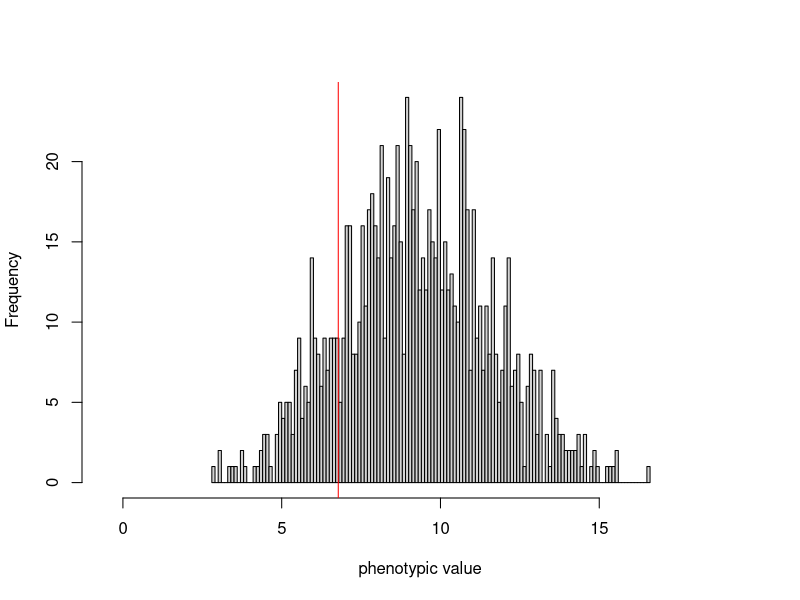
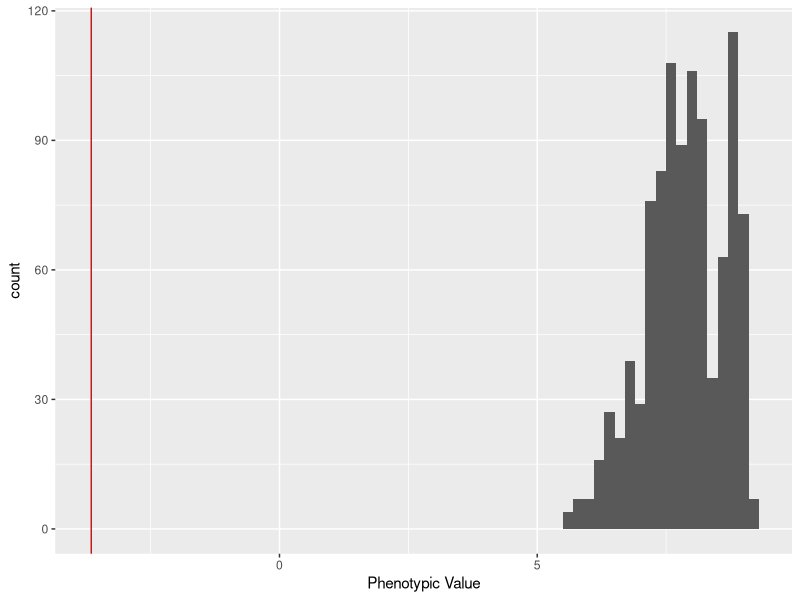
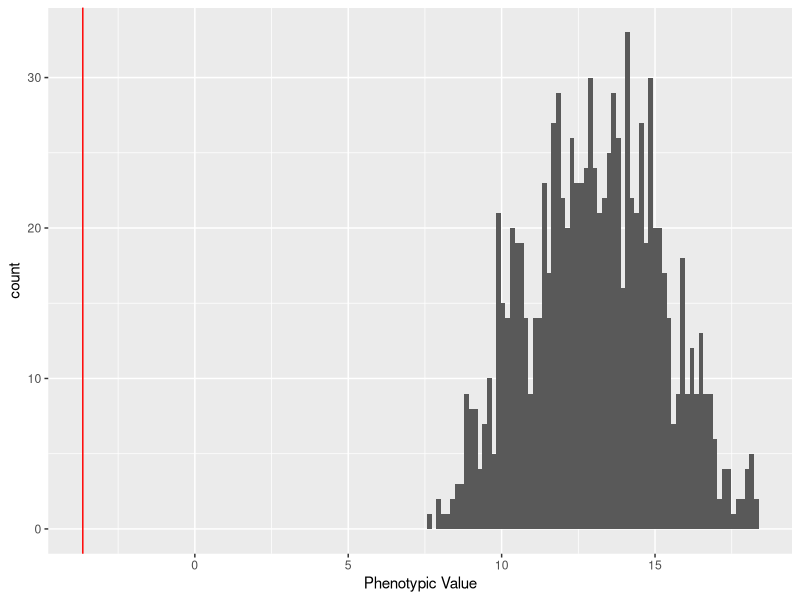
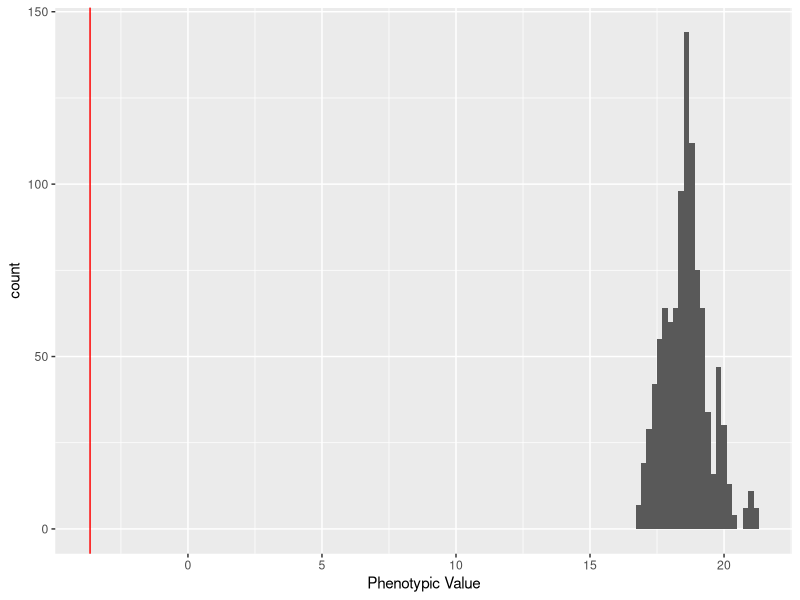
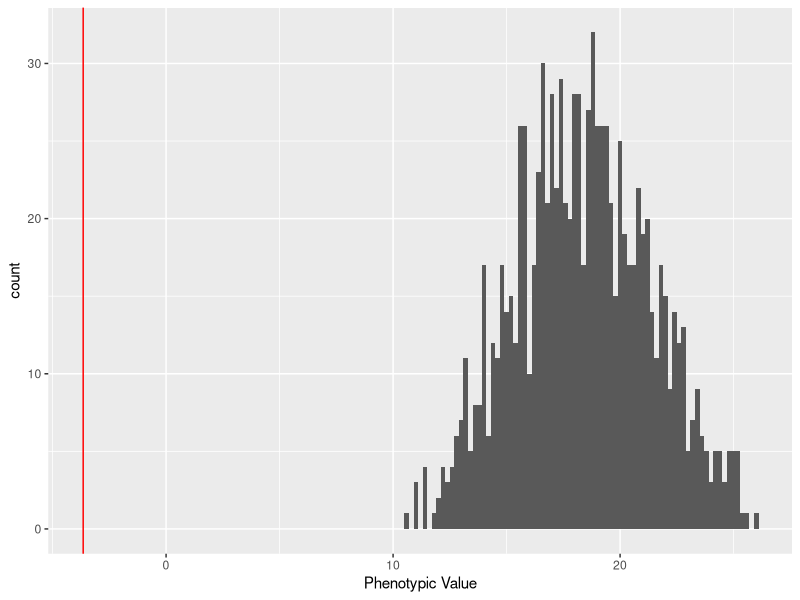
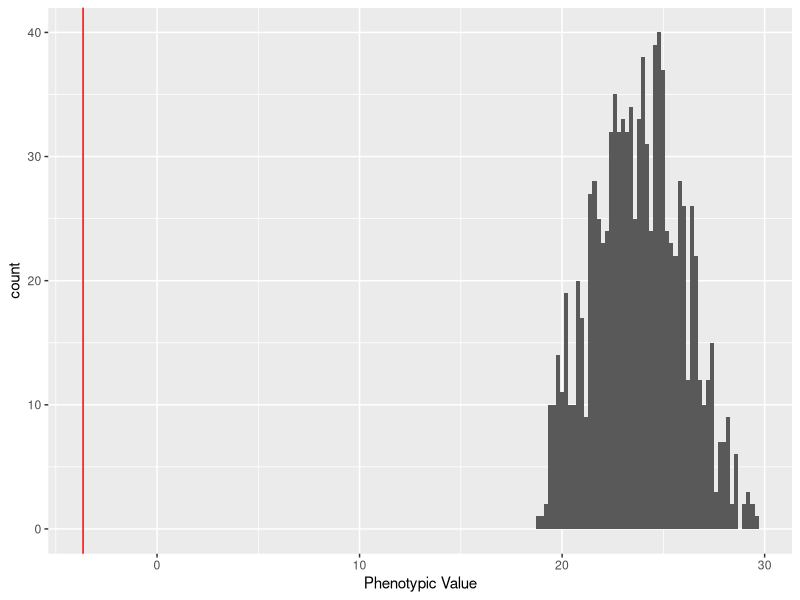
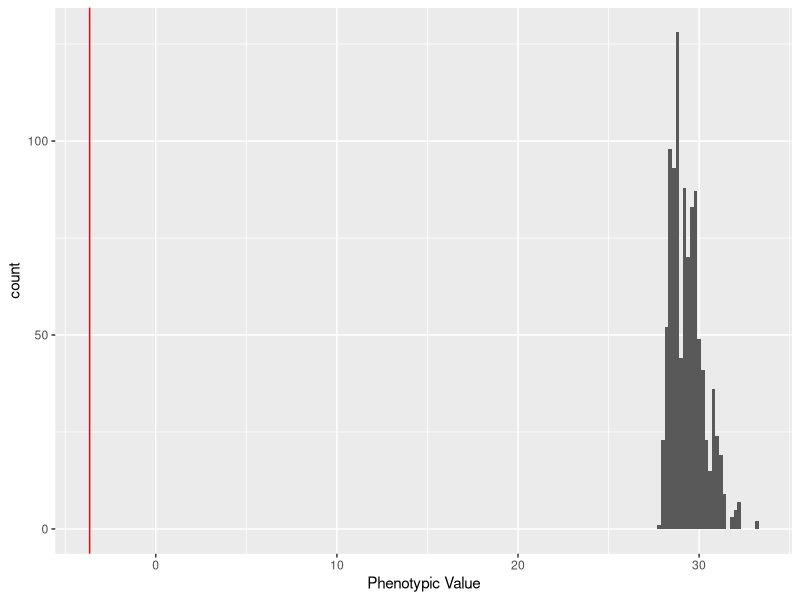

Recreate these plots in R, in order.
## ---- chunk 1
set.seed(83942)
library(ggplot2)
library(dplyr)
library(stringr)
## ---- chunk 2
numloci<-10 #number of loci, feeblemindedness is a complex trait
eff<-rnorm(numloci,0,1) #effect size
numind<-1000 #number of individuals to sample
high<-2*sum(replace(eff,eff<0,0))
low<-2*sum(replace(eff,eff>0,0))
genomat <- matrix(NA, nrow = numind, ncol = numloci + 1)
pheno_df <- data.frame(phenos = rep(NA, numind))
for(i in 1:numind){
   geno<-replicate(numloci,sum(sample(c(0,1),2,replace=T)))
   genomat[i, 1:10]<-geno
   genomat[i,11] <- geno %*% eff
   pheno_df$phenos[i] <- geno %*% eff
}
#parent distribution
hist(pheno_df$phenos,breaks = 100, main = '',xlab='phenotypic value',xlim=c(low-0.5,high+0.5))
abline(v=(-3.651707), col='red')
abline(v=(6.781549), col='red')
 
sd <- sd(pheno_df$phenos)
sd
 
mean <- mean(pheno_df$phenos)
mean
## ---- chunk 3
genomat2 <- as.data.frame(genomat)
 
feeble <- genomat2 %>% #gives number of feeble minded individuals and phenotype
  filter(genomat2[,11] < (mean - 2*sd))

high_function <- genomat2 %>% #gives number of high functioning individuals and phenotype
  filter(genomat2[,11] > (mean + 2*sd))

normal <- genomat2 %>% #gives number of normal individuals and phenotype
  filter(genomat2[,11] < (mean + 2*sd), genomat2[,11] > (mean - 2*sd))
## ---- chunk 4
outcomes = c(0,1)
geno1 <- feeble[sample(nrow(feeble), numind,replace = TRUE),]
geno1<- as.data.frame(geno1)
geno1[geno1 == 0] <- 0
geno1[geno1 == 2] <- 2
geno1[geno1 == 1] <- sample(c(0,2), 1, prob = c(.5,.5), replace = TRUE)

geno2 <- feeble[sample(nrow(feeble), numind,replace = TRUE), ]
geno2 <- as.data.frame(geno2)
geno2[geno2 == 0] <- 0
geno2[geno2 == 2] <- 2
geno2[geno2 == 1] <- sample(c(0,2), 1, prob = c(.5,.5), replace = TRUE)

geno3 <- normal[sample(nrow(normal), numind,replace = TRUE),]
geno3 <- as.data.frame(geno3)
geno3[geno3 == 0] <- 0
geno3[geno3 == 2] <- 2
geno3[geno3 == 1] <- sample(c(0,2), 1, prob = c(.5,.5), replace = TRUE)


geno4 <- normal[sample(nrow(normal), numind,replace = TRUE), ]
geno4 <- as.data.frame(geno4)
geno4[geno4 == 0] <- 0
geno4[geno4 == 2] <- 2
geno4[geno4 == 1] <- sample(c(0,2), 1, prob = c(.5,.5), replace = TRUE)


geno5 <- high_function[sample(nrow(high_function), numind,replace = TRUE),]
geno5 <- as.data.frame(geno5)
geno5[geno5 == 0] <- 0
geno5[geno5 == 2] <- 2
geno5[geno5 == 1] <- sample(c(0,2), 1, prob = c(.5,.5), replace = TRUE)

geno6 <- high_function[sample(nrow(high_function), numind,replace = TRUE), ]
geno6 <- as.data.frame(geno6)
geno6[geno6 == 0] <- 0
geno6[geno6 == 2] <- 2
geno6[geno6 == 1] <- sample(c(0,2), 1, prob = c(.5,.5), replace = TRUE)
## ---- chunk 5
pheno_feeble_feeble <- data.frame(phenos = rep(NA, numind))
pheno_feeble_normal <- data.frame(phenos = rep(NA, numind))
pheno_feeble_high <- data.frame(phenos = rep(NA, numind))
pheno_normal_normal <- data.frame(phenos = rep(NA, numind))
pheno_normal_high <- data.frame(phenos = rep(NA, numind))
pheno_high_high <- data.frame(phenos = rep(NA, numind))
## ---- chunk 6
genokid_feeble_feeble <- matrix(rep(NA, numind*11), nrow = numind, ncol = numind + 1)
genokid_feeble_normal <- matrix(rep(NA, numind*11), nrow = numind, ncol = numind + 1)
genokid_feeble_high <- matrix(rep(NA, numind*11), nrow = numind, ncol = numind + 1)
genokid_normal_normal <- matrix(rep(NA, numind*11), nrow = numind, ncol = numind + 1)
genokid_normal_high <- matrix(rep(NA, numind*11), nrow = numind, ncol =  numind + 1)
genokid_high_high <- matrix(rep(NA, numind*11), nrow = numind, ncol = numind + 1)
## ---- chunk 7
genokid_feeble_feeble <- geno1 + geno2
pheno_feeble_feeble$phenos <- genokid_feeble_feeble[,11]
#pheno_feeble_feeble
genokid_feeble_feeble[genokid_feeble_feeble == 0] <- 0
genokid_feeble_feeble[genokid_feeble_feeble == 2] <- 1
genokid_feeble_feeble[genokid_feeble_feeble == 4] <- 2
genokid_feeble_feeble

genokid_feeble_normal <- geno1 + geno3
pheno_feeble_normal$phenos <- genokid_feeble_normal[,11]
#pheno_feeble_normal

genokid_feeble_high <- geno1 + geno5
pheno_feeble_high$phenos <- genokid_feeble_high[,11]
#pheno_feeble_high

genokid_normal_normal <- geno3 + geno4
pheno_normal_normal$phenos <- genokid_normal_normal[,11]
#pheno_normal_normal 

genokid_normal_high <- geno3 + geno5
pheno_normal_high$phenos <- genokid_normal_high[,11]
#pheno_normal_high 

genokid_high_high <- geno5 + geno6
pheno_high_high$phenos <- genokid_high_high[,11]
#pheno_high_high
## ---- chunk 8
ggplot(data = pheno_feeble_feeble, aes(x = pheno_feeble_feeble$phenos)) +
  geom_histogram(binwidth =.2) +
  geom_vline(xintercept = -3.651707, color = "red") +
  xlab("Phenotypic Value")

below_sd_ff <- c()
for (i in pheno_feeble_feeble$phenos){
  if (i <= (mean-2*sd))
    below_sd_ff <- c(below_sd_ff, i)
}
prop_ff <- length(below_sd_ff) / numind
prop_ff
## ---- chunk 9
ggplot(data = pheno_feeble_normal, aes(x = pheno_feeble_normal$phenos)) +
  geom_histogram(binwidth =.15) +
  geom_vline(xintercept = -3.651707, color = "red") +
  xlab("Phenotypic Value")

below_sd_fn <- c()
for (i in pheno_feeble_normal$phenos){
  if (i <= (-3.651707))
    below_sd_fn <- c(below_sd_fn, i)
}
prop_fn <- length(below_sd_fn) / numind
prop_fn
## ---- chunk 10
ggplot(data = pheno_feeble_high, aes(x = pheno_feeble_high$phenos)) +
  geom_histogram(binwidth =.2) +
  geom_vline(xintercept = -3.651707, color = "red") +
  xlab("Phenotypic Value")

below_sd_fh <- c()
for (i in pheno_feeble_high$phenos){
  if (i <= (-3.651707))
    below_sd_fh <- c(below_sd_fh, i)
}
prop_fh <- length(below_sd_fh) / numind
prop_fh
## ---- chunk 11
ggplot(data = pheno_normal_normal, aes(x = pheno_normal_normal$phenos)) +
  geom_histogram(binwidth =.2) +
  geom_vline(xintercept = -3.651707, color = "red") +
  xlab("Phenotypic Value")

below_sd_nn <- c()
for (i in pheno_normal_normal$phenos){
  if (i <= (-3.651707))
    below_sd_nn <- c(below_sd_nn, i)
}
prop_nn <- length(below_sd_nn) / numind
prop_nn
## ---- chunk 12
ggplot(data = pheno_normal_high, aes(x = pheno_normal_high$phenos)) +
  geom_histogram(binwidth =.2) +
  geom_vline(xintercept = -3.651707, color = "red") +
  xlab("Phenotypic Value")

below_sd_nh <- c()
for (i in pheno_normal_high$phenos){
  if (i <= (-3.651707))
    below_sd_nh <- c(below_sd_nh, i)
}
prop_nh <- length(below_sd_nh) / numind
prop_nh
## ---- chunk 13
ggplot(data = pheno_high_high, aes(x = pheno_high_high$phenos)) +
  geom_histogram(binwidth =.2) +
  geom_vline(xintercept = -3.651707, color = "red") +
  xlab("Phenotypic Value")

below_sd_hh <- c()
for (i in pheno_high_high$phenos){
  if (i <= (-3.651707))
    below_sd_hh <- c(below_sd_hh, i)
}
prop_hh <- length(below_sd_hh) / numind
prop_hh
## ---- chunk 14
#probability of child being feebleminded given that one parent is feebleminded

probability_kid1 <- prop_fh + prop_fn + prop_ff
probability_kid1

#not actually one, but very close because we have been using discrete values
## ---- chunk 15
#probability of one parent being feebleminded given that their child is feebleminded

probability_parent <- (prop_fh + prop_fn + prop_ff) / (prop_ff + prop_hh + prop_nh + prop_nn + prop_fh + prop_fn)
probability_parent
